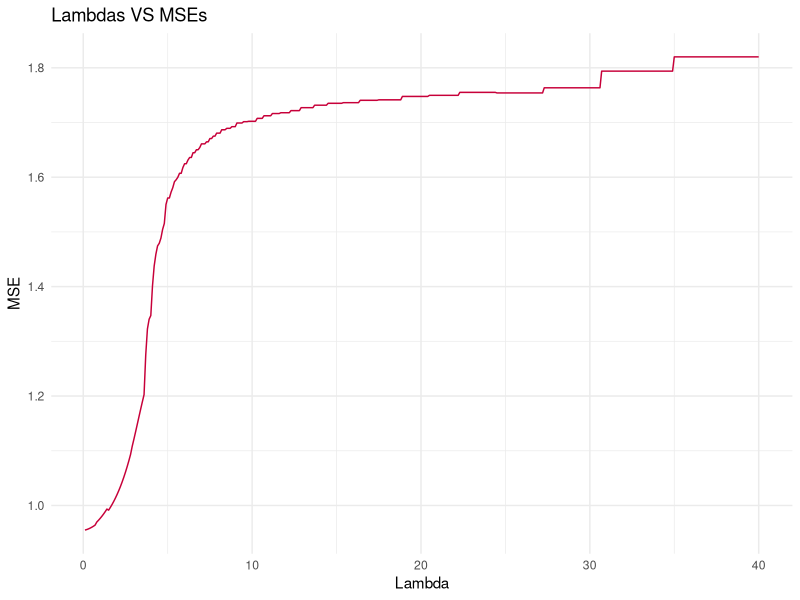

Here is the R script that generated this plot:
## ---- chunk 1
knitr::opts_chunk$set(echo = TRUE, cache = FALSE, include = TRUE, eval = TRUE)
library(ggplot2)
library(knitr)
library(gridExtra)
## ---- chunk 2

data = read.csv("mortality_rate.csv", sep = ";", dec = ",")
data$LMR = log(data$Rate)

n = dim(data)[1]
set.seed(123456)
id = sample(1:n, floor(n * 0.5))
train = data[id ,]
test = data[-id ,]

kable(head(data))

## ---- chunk 3

myMSE = function(lambda, pars) {
  model = loess(Y ~ X, data=pars, enp.target = lambda)
  prediction = predict(model, data = pars$Xtest)
  mse = sum(((prediction - pars$Ytest)^2))/length(pars$Ytest)
  #print(mse) Honselty I don't want to spam my console!
  #print(".")
  return(mse)
}

## ---- chunk 4

pars = list(X = train$Day, Y = train$LMR, Xtest = test$Day, Ytest = test$LMR)
lambdas = seq(from = 0.1, to = 40, by = 0.1)
mses = sapply(X = lambdas, FUN = myMSE, pars = pars)

## ---- chunk 5
lambdas[which.min(mses)]
## ---- chunk 6
length(lambdas)
## ---- chunk 7

df = data.frame(lambdas, mses)

ggplot(df) +
  geom_line(aes(x = lambdas, y = mses), color = "#C70039") +
  labs(title = "Lambdas VS MSEs", y = "MSE", x = "Lambda") +
  theme_minimal()

## ---- chunk 8

optimize(myMSE, tol = 0.01, interval = c(0.1, 40), pars = pars)

## ---- chunk 9

optim(35, myMSE, method = "BFGS", pars = pars)

